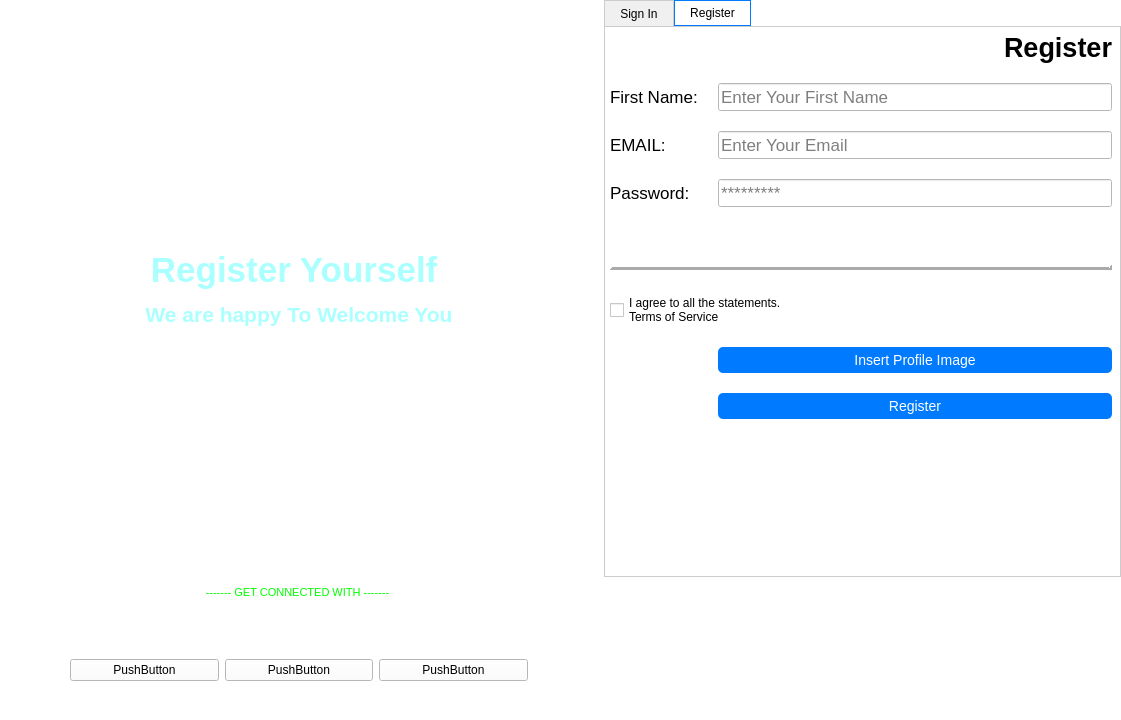
<?xml version="1.0" encoding="UTF-8"?>
<ui version="4.0">
 <class>Dialog</class>
 <widget class="QDialog" name="Dialog">
  <property name="geometry">
   <rect>
    <x>0</x>
    <y>0</y>
    <width>1121</width>
    <height>720</height>
   </rect>
  </property>
  <property name="windowTitle">
   <string>Login </string>
  </property>
  <property name="styleSheet">
   <string notr="true">background-color: rgb(255, 255, 255);
</string>
  </property>
  <widget class="QWidget" name="gridLayoutWidget">
   <property name="geometry">
    <rect>
     <x>0</x>
     <y>0</y>
     <width>1121</width>
     <height>721</height>
    </rect>
   </property>
   <layout class="QGridLayout" name="gridLayout" columnstretch="0,0,0,0,0">
    <item row="0" column="1">
     <spacer name="horizontalSpacer">
      <property name="orientation">
       <enum>Qt::Horizontal</enum>
      </property>
      <property name="sizeType">
       <enum>QSizePolicy::Fixed</enum>
      </property>
      <property name="sizeHint" stdset="0">
       <size>
        <width>40</width>
        <height>20</height>
       </size>
      </property>
     </spacer>
    </item>
    <item row="0" column="3">
     <spacer name="horizontalSpacer_2">
      <property name="orientation">
       <enum>Qt::Horizontal</enum>
      </property>
      <property name="sizeType">
       <enum>QSizePolicy::Minimum</enum>
      </property>
      <property name="sizeHint" stdset="0">
       <size>
        <width>40</width>
        <height>20</height>
       </size>
      </property>
     </spacer>
    </item>
    <item row="0" column="4">
     <widget class="QTabWidget" name="tabWidget">
      <property name="styleSheet">
       <string notr="true">QTabWidget::pane {
	background-color: rgb(255, 255, 255);
    border: 1px solid #CCCCCC; /* Kolor i styl ramki */
    background: white; /* Kolor tła */
}

QTabBar::tab {
    background: #F0F0F0; /* Kolor tła nieaktywnej zakładki */
    border: 1px solid #CCCCCC; /* Ramka zakładek */
    border-bottom: none; /* Usunięcie dolnej krawędzi */
    padding: 5px 15px; /* Wewnętrzne marginesy */
    color: black; /* Kolor tekstu */
}

QTabBar::tab:selected {
    background: #FFFFFF; /* Kolor tła aktywnej zakładki */
    color: black; /* Kolor tekstu aktywnej zakładki */
    border: 1px solid #007BFF; /* Podkreślenie wybranej zakładki */
}

QTabBar::tab:hover {
    background: #E6E6E6; /* Kolor zakładki podczas najechania myszką */
}
QPushButton {
    background-color: #007BFF; /* Kolor tła */
    color: white; /* Kolor tekstu */
    border-radius: 5px; /* Zaokrąglenie krawędzi */
    padding: 5px 10px; /* Marginesy wewnętrzne */
    font-size: 14px;
}

QPushButton:hover {
    background-color: #0056b3; /* Kolor podczas najechania myszką */
}

QPushButton:pressed {
    background-color: #003f7f; /* Kolor podczas kliknięcia */
}</string>
      </property>
      <property name="tabPosition">
       <enum>QTabWidget::North</enum>
      </property>
      <property name="tabShape">
       <enum>QTabWidget::Rounded</enum>
      </property>
      <property name="currentIndex">
       <number>1</number>
      </property>
      <property name="usesScrollButtons">
       <bool>true</bool>
      </property>
      <widget class="QWidget" name="tabSign">
       <attribute name="title">
        <string>Sign In</string>
       </attribute>
       <widget class="QWidget" name="formLayoutWidget_2">
        <property name="geometry">
         <rect>
          <x>0</x>
          <y>0</y>
          <width>512</width>
          <height>561</height>
         </rect>
        </property>
        <layout class="QFormLayout" name="formLayout_2">
         <property name="verticalSpacing">
          <number>20</number>
         </property>
         <property name="leftMargin">
          <number>5</number>
         </property>
         <property name="topMargin">
          <number>5</number>
         </property>
         <property name="rightMargin">
          <number>5</number>
         </property>
         <property name="bottomMargin">
          <number>10</number>
         </property>
         <item row="0" column="0" colspan="2">
          <widget class="QLabel" name="labelLogin">
           <property name="sizePolicy">
            <sizepolicy hsizetype="Minimum" vsizetype="Minimum">
             <horstretch>0</horstretch>
             <verstretch>0</verstretch>
            </sizepolicy>
           </property>
           <property name="font">
            <font>
             <family>Arial</family>
             <pointsize>20</pointsize>
             <weight>75</weight>
             <bold>true</bold>
            </font>
           </property>
           <property name="text">
            <string>Login</string>
           </property>
           <property name="alignment">
            <set>Qt::AlignRight|Qt::AlignTrailing|Qt::AlignVCenter</set>
           </property>
           <property name="margin">
            <number>20</number>
           </property>
          </widget>
         </item>
         <item row="1" column="0">
          <widget class="QLabel" name="labelEmail_3">
           <property name="font">
            <font>
             <family>Arial</family>
             <pointsize>13</pointsize>
            </font>
           </property>
           <property name="text">
            <string>EMAIL:   </string>
           </property>
           <property name="margin">
            <number>2</number>
           </property>
          </widget>
         </item>
         <item row="1" column="1">
          <widget class="QLineEdit" name="lineEditEmail_Sign">
           <property name="font">
            <font>
             <family>Arial</family>
             <pointsize>13</pointsize>
            </font>
           </property>
           <property name="placeholderText">
            <string>Enter Your Email</string>
           </property>
          </widget>
         </item>
         <item row="2" column="0">
          <widget class="QLabel" name="labelEmail_4">
           <property name="font">
            <font>
             <family>Arial</family>
             <pointsize>13</pointsize>
            </font>
           </property>
           <property name="text">
            <string>Password:   </string>
           </property>
           <property name="margin">
            <number>2</number>
           </property>
          </widget>
         </item>
         <item row="2" column="1">
          <widget class="QLineEdit" name="lineEditPassword_Sign">
           <property name="font">
            <font>
             <family>Arial</family>
             <pointsize>13</pointsize>
            </font>
           </property>
           <property name="echoMode">
            <enum>QLineEdit::Password</enum>
           </property>
           <property name="placeholderText">
            <string>*********</string>
           </property>
          </widget>
         </item>
         <item row="5" column="0" colspan="2">
          <widget class="Line" name="line_2">
           <property name="minimumSize">
            <size>
             <width>165</width>
             <height>12</height>
            </size>
           </property>
           <property name="frameShadow">
            <enum>QFrame::Raised</enum>
           </property>
           <property name="lineWidth">
            <number>3</number>
           </property>
           <property name="orientation">
            <enum>Qt::Horizontal</enum>
           </property>
          </widget>
         </item>
         <item row="6" column="0" colspan="2">
          <widget class="QPushButton" name="pushButtonLogin">
           <property name="font">
            <font>
             <pointsize>-1</pointsize>
            </font>
           </property>
           <property name="text">
            <string>Login</string>
           </property>
          </widget>
         </item>
         <item row="3" column="0">
          <widget class="QCheckBox" name="checkBoxRemember">
           <property name="font">
            <font>
             <family>Arial</family>
             <pointsize>12</pointsize>
            </font>
           </property>
           <property name="styleSheet">
            <string notr="true"/>
           </property>
           <property name="text">
            <string>Remember Me</string>
           </property>
           <property name="tristate">
            <bool>false</bool>
           </property>
          </widget>
         </item>
         <item row="4" column="0" colspan="2">
          <widget class="QLabel" name="labelError_Log">
           <property name="font">
            <font>
             <family>Arial</family>
             <pointsize>9</pointsize>
            </font>
           </property>
           <property name="styleSheet">
            <string notr="true">color: rgb(255, 0, 0);</string>
           </property>
           <property name="text">
            <string/>
           </property>
          </widget>
         </item>
        </layout>
       </widget>
      </widget>
      <widget class="QWidget" name="tabRegister">
       <attribute name="title">
        <string>Register</string>
       </attribute>
       <widget class="QWidget" name="formLayoutWidget">
        <property name="geometry">
         <rect>
          <x>0</x>
          <y>0</y>
          <width>512</width>
          <height>561</height>
         </rect>
        </property>
        <layout class="QFormLayout" name="formLayout">
         <property name="verticalSpacing">
          <number>20</number>
         </property>
         <property name="leftMargin">
          <number>5</number>
         </property>
         <property name="topMargin">
          <number>5</number>
         </property>
         <property name="rightMargin">
          <number>5</number>
         </property>
         <property name="bottomMargin">
          <number>10</number>
         </property>
         <item row="0" column="0" colspan="2">
          <widget class="QLabel" name="labelRegister">
           <property name="sizePolicy">
            <sizepolicy hsizetype="Minimum" vsizetype="Minimum">
             <horstretch>0</horstretch>
             <verstretch>0</verstretch>
            </sizepolicy>
           </property>
           <property name="font">
            <font>
             <family>Arial</family>
             <pointsize>20</pointsize>
             <weight>75</weight>
             <bold>true</bold>
            </font>
           </property>
           <property name="text">
            <string>Register</string>
           </property>
           <property name="alignment">
            <set>Qt::AlignRight|Qt::AlignTrailing|Qt::AlignVCenter</set>
           </property>
           <property name="margin">
            <number>20</number>
           </property>
          </widget>
         </item>
         <item row="1" column="0">
          <widget class="QLabel" name="labelFirstName_Reg">
           <property name="font">
            <font>
             <family>Arial</family>
             <pointsize>13</pointsize>
            </font>
           </property>
           <property name="text">
            <string>First Name:   </string>
           </property>
           <property name="margin">
            <number>2</number>
           </property>
          </widget>
         </item>
         <item row="1" column="1">
          <widget class="QLineEdit" name="lineEditFirstName_Reg">
           <property name="font">
            <font>
             <family>Arial</family>
             <pointsize>13</pointsize>
            </font>
           </property>
           <property name="placeholderText">
            <string>Enter Your First Name</string>
           </property>
          </widget>
         </item>
         <item row="2" column="0">
          <widget class="QLabel" name="labelEmail_Reg">
           <property name="font">
            <font>
             <family>Arial</family>
             <pointsize>13</pointsize>
            </font>
           </property>
           <property name="text">
            <string>EMAIL:   </string>
           </property>
           <property name="margin">
            <number>2</number>
           </property>
          </widget>
         </item>
         <item row="2" column="1">
          <widget class="QLineEdit" name="lineEditEmail_Reg">
           <property name="font">
            <font>
             <family>Arial</family>
             <pointsize>13</pointsize>
            </font>
           </property>
           <property name="placeholderText">
            <string>Enter Your Email</string>
           </property>
          </widget>
         </item>
         <item row="3" column="0">
          <widget class="QLabel" name="labelPassword_Reg">
           <property name="font">
            <font>
             <family>Arial</family>
             <pointsize>13</pointsize>
            </font>
           </property>
           <property name="text">
            <string>Password:   </string>
           </property>
           <property name="margin">
            <number>2</number>
           </property>
          </widget>
         </item>
         <item row="3" column="1">
          <widget class="QLineEdit" name="lineEditPassword_Reg">
           <property name="font">
            <font>
             <family>Arial</family>
             <pointsize>13</pointsize>
            </font>
           </property>
           <property name="echoMode">
            <enum>QLineEdit::Password</enum>
           </property>
           <property name="placeholderText">
            <string>*********</string>
           </property>
          </widget>
         </item>
         <item row="5" column="0" colspan="2">
          <widget class="Line" name="line">
           <property name="minimumSize">
            <size>
             <width>165</width>
             <height>12</height>
            </size>
           </property>
           <property name="frameShadow">
            <enum>QFrame::Raised</enum>
           </property>
           <property name="lineWidth">
            <number>3</number>
           </property>
           <property name="orientation">
            <enum>Qt::Horizontal</enum>
           </property>
          </widget>
         </item>
         <item row="6" column="0" colspan="2">
          <widget class="QCheckBox" name="checkBoxAgreement_Reg">
           <property name="font">
            <font>
             <family>Arial</family>
             <pointsize>9</pointsize>
            </font>
           </property>
           <property name="styleSheet">
            <string notr="true"/>
           </property>
           <property name="text">
            <string>I agree to all the statements.
Terms of Service </string>
           </property>
           <property name="tristate">
            <bool>false</bool>
           </property>
          </widget>
         </item>
         <item row="7" column="1">
          <widget class="QPushButton" name="pushButtonImage">
           <property name="font">
            <font>
             <pointsize>-1</pointsize>
            </font>
           </property>
           <property name="text">
            <string>Insert Profile Image</string>
           </property>
          </widget>
         </item>
         <item row="8" column="1">
          <widget class="QPushButton" name="pushButtonRegister">
           <property name="font">
            <font>
             <pointsize>-1</pointsize>
            </font>
           </property>
           <property name="text">
            <string>Register</string>
           </property>
          </widget>
         </item>
         <item row="4" column="0">
          <widget class="QLabel" name="labelError_Reg">
           <property name="font">
            <font>
             <family>Arial</family>
             <pointsize>9</pointsize>
            </font>
           </property>
           <property name="styleSheet">
            <string notr="true">color: rgb(255, 0, 0);</string>
           </property>
           <property name="text">
            <string/>
           </property>
           <property name="wordWrap">
            <bool>true</bool>
           </property>
          </widget>
         </item>
        </layout>
       </widget>
      </widget>
     </widget>
    </item>
    <item row="1" column="2">
     <widget class="QLabel" name="labelConn">
      <property name="font">
       <font>
        <family>Arial</family>
        <pointsize>8</pointsize>
       </font>
      </property>
      <property name="layoutDirection">
       <enum>Qt::LeftToRight</enum>
      </property>
      <property name="text">
       <string>&lt;html&gt;&lt;head/&gt;&lt;body&gt;&lt;p align=&quot;center&quot;&gt;&lt;span style=&quot; color:#00ff00;&quot;&gt;------- GET CONNECTED WITH ------- &lt;/span&gt;&lt;/p&gt;&lt;/body&gt;&lt;/html&gt;</string>
      </property>
      <property name="alignment">
       <set>Qt::AlignCenter</set>
      </property>
     </widget>
    </item>
    <item row="2" column="2">
     <layout class="QHBoxLayout" name="horizontalLayout">
      <property name="sizeConstraint">
       <enum>QLayout::SetDefaultConstraint</enum>
      </property>
      <property name="leftMargin">
       <number>30</number>
      </property>
      <property name="topMargin">
       <number>50</number>
      </property>
      <property name="rightMargin">
       <number>30</number>
      </property>
      <property name="bottomMargin">
       <number>40</number>
      </property>
      <item>
       <widget class="QPushButton" name="pushButtonTwitter">
        <property name="sizePolicy">
         <sizepolicy hsizetype="Minimum" vsizetype="Fixed">
          <horstretch>0</horstretch>
          <verstretch>0</verstretch>
         </sizepolicy>
        </property>
        <property name="text">
         <string>PushButton</string>
        </property>
       </widget>
      </item>
      <item>
       <widget class="QPushButton" name="pushButtonGoogle">
        <property name="text">
         <string>PushButton</string>
        </property>
       </widget>
      </item>
      <item>
       <widget class="QPushButton" name="pushButtonFacebook">
        <property name="text">
         <string>PushButton</string>
        </property>
       </widget>
      </item>
     </layout>
    </item>
    <item row="1" column="4">
     <spacer name="horizontalSpacer_3">
      <property name="orientation">
       <enum>Qt::Horizontal</enum>
      </property>
      <property name="sizeHint" stdset="0">
       <size>
        <width>40</width>
        <height>20</height>
       </size>
      </property>
     </spacer>
    </item>
    <item row="2" column="4">
     <spacer name="horizontalSpacer_4">
      <property name="orientation">
       <enum>Qt::Horizontal</enum>
      </property>
      <property name="sizeHint" stdset="0">
       <size>
        <width>40</width>
        <height>20</height>
       </size>
      </property>
     </spacer>
    </item>
    <item row="0" column="0">
     <layout class="QVBoxLayout" name="verticalLayout"/>
    </item>
    <item row="0" column="2">
     <widget class="QLabel" name="labelWelcomePage">
      <property name="sizePolicy">
       <sizepolicy hsizetype="Expanding" vsizetype="Maximum">
        <horstretch>0</horstretch>
        <verstretch>0</verstretch>
       </sizepolicy>
      </property>
      <property name="font">
       <font>
        <family>Arial</family>
        <pointsize>26</pointsize>
       </font>
      </property>
      <property name="text">
       <string>&lt;html&gt;&lt;head/&gt;&lt;body&gt;&lt;p align=&quot;center&quot;&gt;&lt;span style=&quot; font-size:26pt; font-weight:600; color:#aaffff;&quot;&gt;Register Yourself &lt;/span&gt;&lt;/p&gt;&lt;p align=&quot;center&quot;&gt;&lt;span style=&quot; font-size:16pt; font-weight:600; color:#aaffff;&quot;&gt;We are happy To Welcome You&lt;/span&gt;&lt;/p&gt;&lt;/body&gt;&lt;/html&gt;</string>
      </property>
      <property name="textFormat">
       <enum>Qt::AutoText</enum>
      </property>
      <property name="alignment">
       <set>Qt::AlignCenter</set>
      </property>
     </widget>
    </item>
   </layout>
  </widget>
 </widget>
 <resources>
  <include location="../qrc2.qrc"/>
 </resources>
 <connections/>
</ui>
